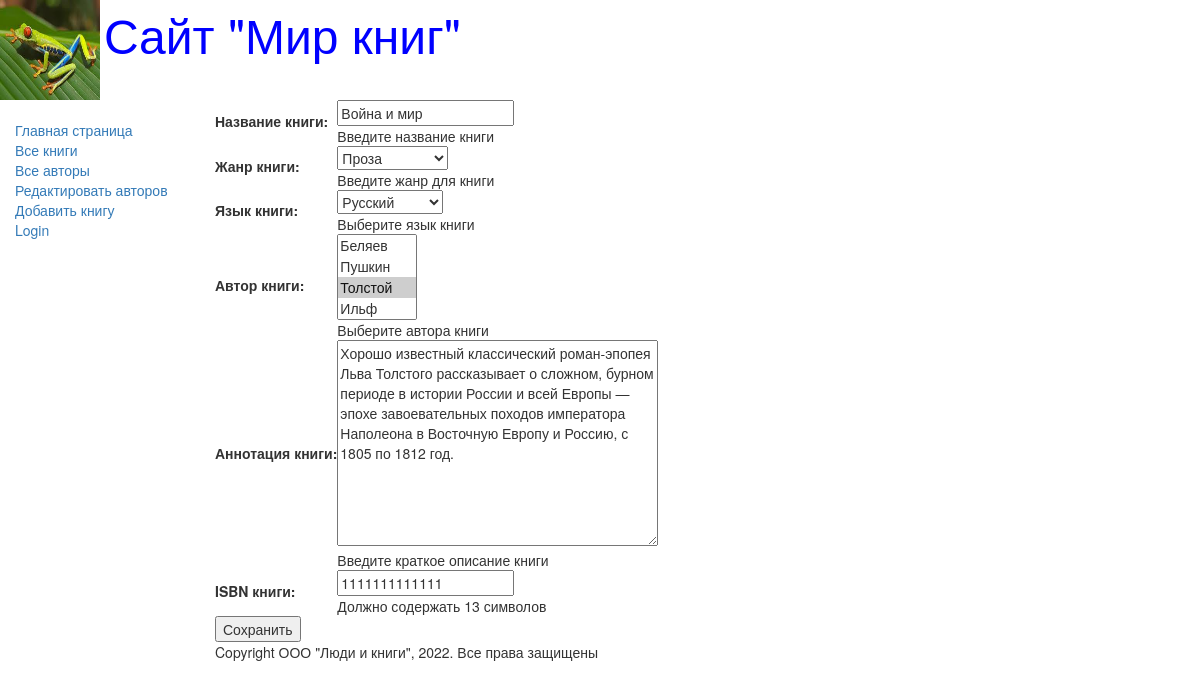
/book/update/1, run on the app's committed database.
### catalog/models.py (models this page shows, shortened)
class Book(models.Model):
    title = models.CharField(max_length=200, help_text='Введите название книги', verbose_name='Название книги')
    genre = models.ForeignKey(Genre, on_delete=models.CASCADE, help_text='Введите жанр для книги',
                              verbose_name='Жанр книги', null=True)
    language = models.ForeignKey(Language, on_delete=models.CASCADE, help_text='Выберите язык книги',
                                 verbose_name='Язык книги', null=True)
    author = models.ManyToManyField(Author, help_text='Выберите автора книги', verbose_name='Автор книги')
    summary = models.TextField(max_length=1000, help_text='Введите краткое описание книги',
                               verbose_name='Аннотация книги')
    isbn = models.CharField(max_length=13, help_text='Должно содержать 13 символов', verbose_name='ISBN книги')
    def display_author(self):
        return ', '.join(([author.last_name for author in self.author.all()]))
    display_author.short_description = 'Авторы'

### catalog/views.py (the view)
# urls.py: re_path(r'^book/update/(?P<pk>\d+)$', views.BookUpdate.as_view(), name='book_update'),
class BookUpdate(UpdateView):
    model = Book
    fields = '__all__'
    success_url = reverse_lazy('books')

### catalog/models.py (called while the page is built)
    def __str__(self):
        return self.name

    def __str__(self):
        return self.name

    def __str__(self):
        return self.last_name

### catalog/templates/catalog/book_form.html (shortened to what this page needs)
{% extends "base_generic.html" %}
{% block content %}
<form action="" method="post">
  <table>
    {{ form.as_table }}
  </table>
  <input type="submit" value="Сохранить">
</form>
{% endblock %}

### data on the page
Book: title "Война и мир", genre "Проза", language "Русский", summary "Хорошо известный классический роман-эпопея Льва Толстого рассказывает о сложном, бурном периоде в истории России и всей Европы — эпохе завоевательных походов императора Наполеона в Восточную Европу и Россию, с 1805 по 1812 год.", isbn "1111111111111"
